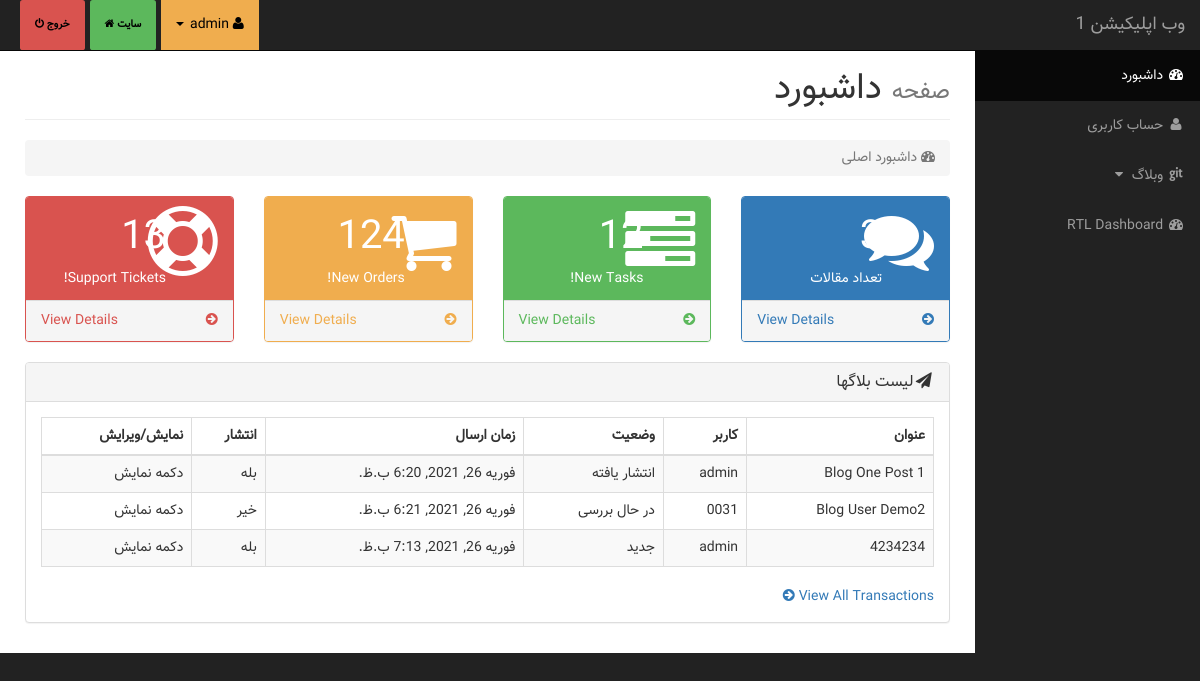
Before: /accounts/ (signed in) with the older database file.
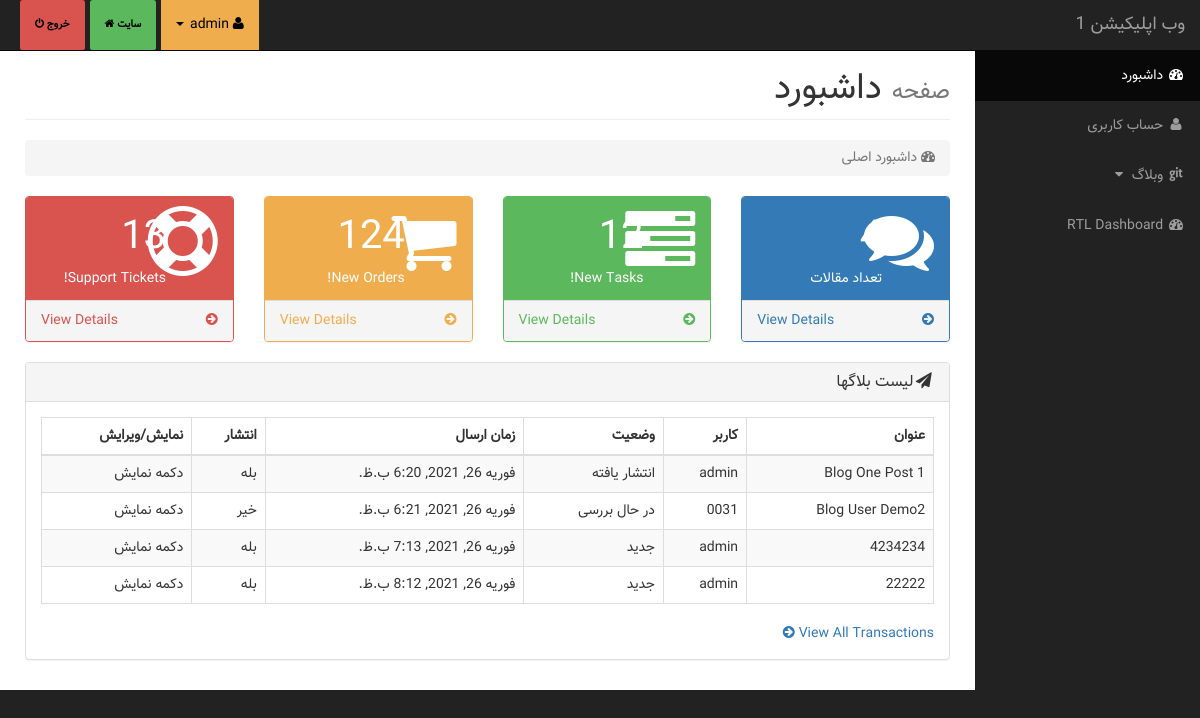
After: the same page with the newer database file.
### blog/models.py (models this page shows, shortened)
class Blog(models.Model):
    STATUS_CHOICES = (
        ('n', 'جدید'),		     # new
        ('i', "در حال بررسی"),	 # investigation
        ('p', "انتشار یافته"),	 # publish
        ('b', "بایگانی"),        # Close
    )
    author = models.ForeignKey(User, on_delete=models.CASCADE)
    title = models.CharField(max_length = 150)
    slug = models.SlugField(max_length = 50)
    status = models.CharField(max_length=5, choices=STATUS_CHOICES)
    body = models.TextField()
    image = models.ImageField(upload_to='blog/%Y/%m/', blank=True)
    public = models.BooleanField(default=False)
    publish = models.DateTimeField(default=timezone.now)
    created = models.DateTimeField(auto_now_add=True)
    updated = models.DateTimeField(auto_now=True)
    class Meta:
        verbose_name = "وبلاگ"
        verbose_name_plural = "وبلاگ ها"

### accounts/models.py (models this page shows)
class User(AbstractUser):
    email = models.EmailField(unique=True, verbose_name='ایمیل')
    phone = models.CharField(max_length = 16, verbose_name='موبایل', blank=True)
    codeMelli = models.CharField(max_length = 10, unique=True, verbose_name='کد ملی', blank=True, null=True)
    reffrall = models.CharField(max_length = 10, unique=True, default=get_random_string(10).lower(), editable=False, verbose_name='کد بازاریابی')
    is_author = models.BooleanField(default=False, verbose_name="کاربر تایید شده")

### accounts/views.py (the view)
# urls.py: path('', index.as_view(), name="indexAcc"),
class index(LoginRequiredMixin, ListView):
    queryset = Blog.objects.all()
    template_name = "registration/index.html"

### templates/registration/index.html (shortened to what the changed rows need)
{% extends './base.html' %}
{% block content %}
        <div id="page-wrapper">
            <div class="container-fluid">
                <div class="row">
                    <div class="col-lg-12">
                        <h1 class="page-header">
                           <small>صفحه</small> داشبورد
                        </h1>
                    </div>
                </div>
                <div class="row">
                    <div class="col-lg-3 col-md-6">
                        <div class="panel panel-primary">
                            <div class="panel-heading">
                                <div class="row">
                                    <div class="col-xs-9 text-right">
                                        <div class="huge">{{ object_list.count }}</div>
                                        <div>تعداد مقالات</div>
                                    </div>
                                </div>
                            </div>
                        </div>
                    </div>
                </div>
                    <div class="col-12">
                        <div class="panel panel-default">
                            <div class="panel-body">
                                <div class="table-responsive">
                                    <table class="table table-bordered table-hover table-striped">
                                        <thead>
                                            <tr>
                                                <th>عنوان</th>
                            {% if user.is_superuser %}<th>کاربر</th>{% endif %}
                                                <th>وضعیت</th>
                                                <th>زمان ارسال</th>
                                                <th>انتشار</th>
                                                <th>نمایش/ویرایش</th>
                                            </tr>
                                        </thead>
                                        <tbody>
                                        {% for blog in object_list %}
                                            <tr>
                                                <td>{{ blog.title }}</td>
                            {% if user.is_superuser %}<td>{{ blog.author }}</td>{% endif %}
                                                <td>{% if blog.status == 'n' %}جدید
                                                    {% elif blog.status == 'i' %}در حال بررسی
                                                    {% elif blog.status == 'p' %}انتشار یافته
                                                    {% elif blog.status == 'b' %}بایگانی
                                                    {% endif %}
                                                </td>
                                                <td>{{ blog.publish }}</td>
                                                <td>{% if blog.public == 1 %}بله{% else %}خیر{% endif %}</td>
                                                <td>دکمه نمایش</td>
                                            </tr>
                                        {% endfor %}
                                        </tbody>
                                    </table>
                                </div>
                            </div>
                        </div>
                    </div>
                </div>
            </div>
        </div>
{% endblock %}

Changed rows visible on the page:
added Blog: title "22222", author "admin", status "جدید", publish "فوریه 26, 2021, 8:12 ب.ظ.", public "بله"
Other visible differences:
{{ object_list.count }}: "3" → "4"
